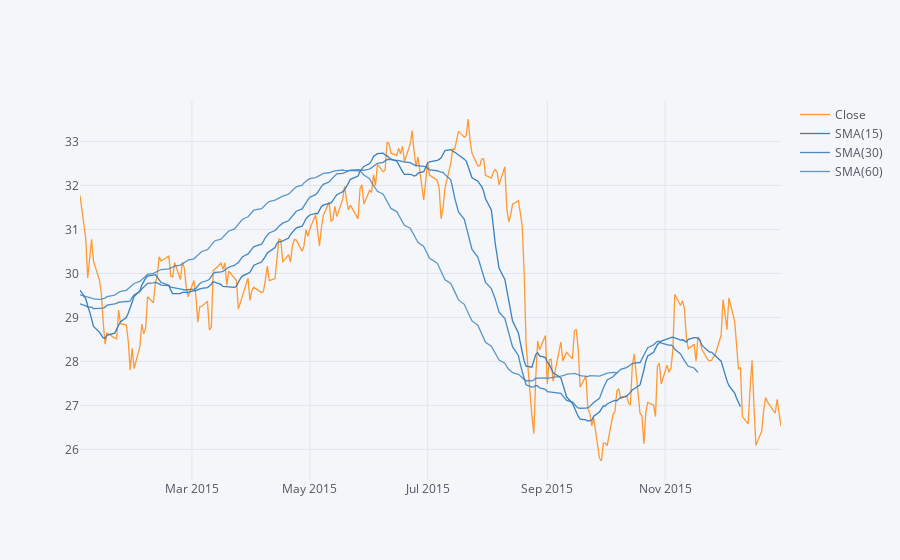

Notebook code cell kept with this figure:
### Markdown cell above
** Use .ta_plot(study='sma') to create a Simple Moving Averages plot of Morgan Stanley for the year 2015.**

### Code cell
MS['Close'].loc['2015-01-01':'2016-01-01'].ta_plot(study='sma',periods=[15,30,60])

### Figure 1 — Plotly figure (JSON) as saved in the notebook; plotly's stock layout.template omitted (floating-point values rounded to 4 significant figures; data arrays with more than 128 entries replaced by an {"elided": "..."} marker saying what was removed)
{"data": [{"line": {"color": "rgba(255, 153, 51, 1.0)", "dash": "solid", "shape": "linear", "width": 1.3}, "mode": "lines", "name": "Close", "text": "", "type": "scatter", "x": {"elided": "252 str values"}, "y": {"elided": "252 float values"}}, {"line": {"color": "rgba(55, 128, 191, 1.0)", "dash": "solid", "shape": "linear", "width": 1.3}, "mode": "lines", "name": "SMA(15)", "text": "", "type": "scatter", "x": {"elided": "252 str values"}, "y": {"elided": "252 mixed values"}}, {"line": {"color": "rgba(55, 128, 191, 0.8999999999999999)", "dash": "solid", "shape": "linear", "width": 1.3}, "mode": "lines", "name": "SMA(30)", "text": "", "type": "scatter", "x": {"elided": "252 str values"}, "y": {"elided": "252 mixed values"}}, {"line": {"color": "rgba(55, 128, 191, 0.7999999999999998)", "dash": "solid", "shape": "linear", "width": 1.3}, "mode": "lines", "name": "SMA(60)", "text": "", "type": "scatter", "x": {"elided": "252 str values"}, "y": {"elided": "252 mixed values"}}], "layout": {"legend": {"bgcolor": "#F5F6F9", "font": {"color": "#4D5663"}}, "paper_bgcolor": "#F5F6F9", "plot_bgcolor": "#F5F6F9", "title": {"font": {"color": "#4D5663"}}, "xaxis": {"gridcolor": "#E1E5ED", "showgrid": true, "tickfont": {"color": "#4D5663"}, "title": {"font": {"color": "#4D5663"}, "text": ""}, "zerolinecolor": "#E1E5ED"}, "yaxis": {"gridcolor": "#E1E5ED", "showgrid": true, "tickfont": {"color": "#4D5663"}, "title": {"font": {"color": "#4D5663"}, "text": ""}, "zerolinecolor": "#E1E5ED"}}}
